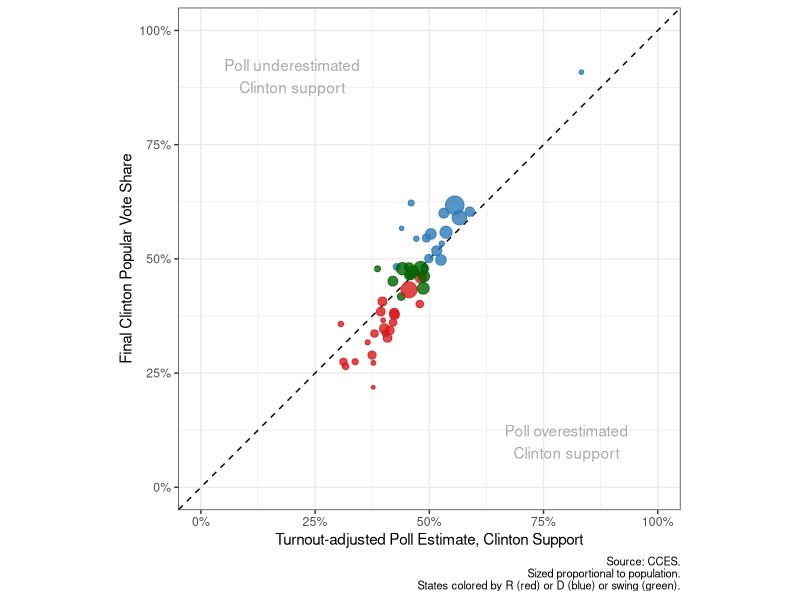
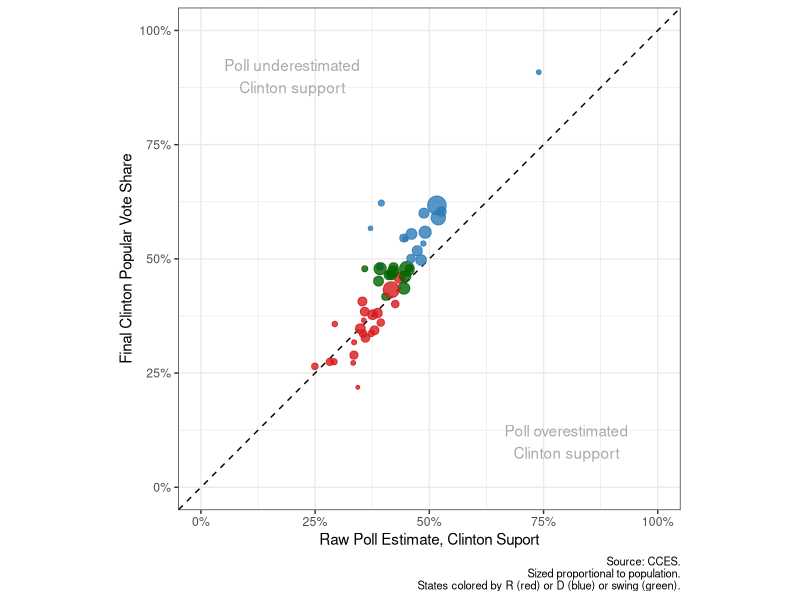
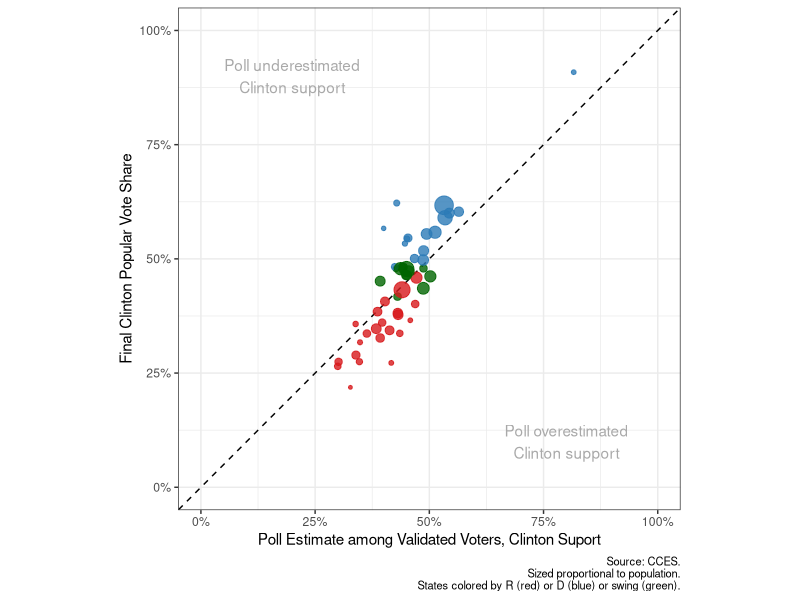
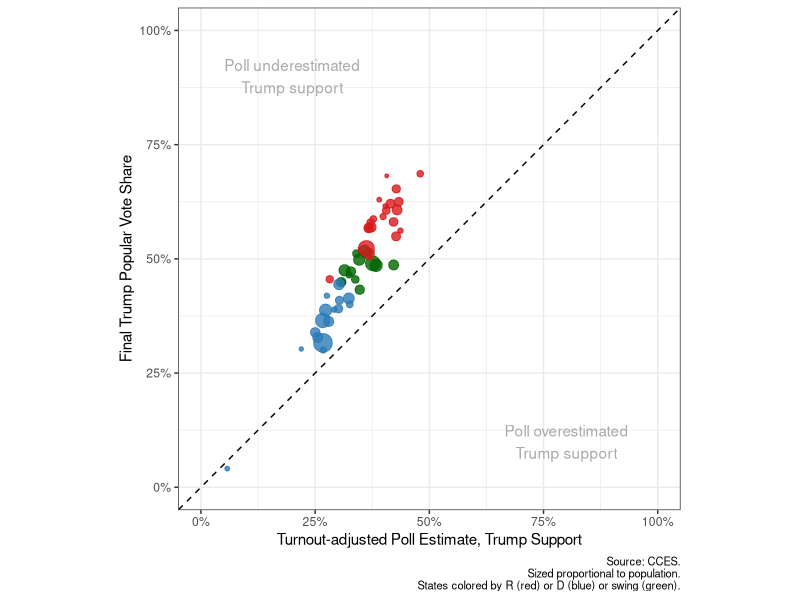
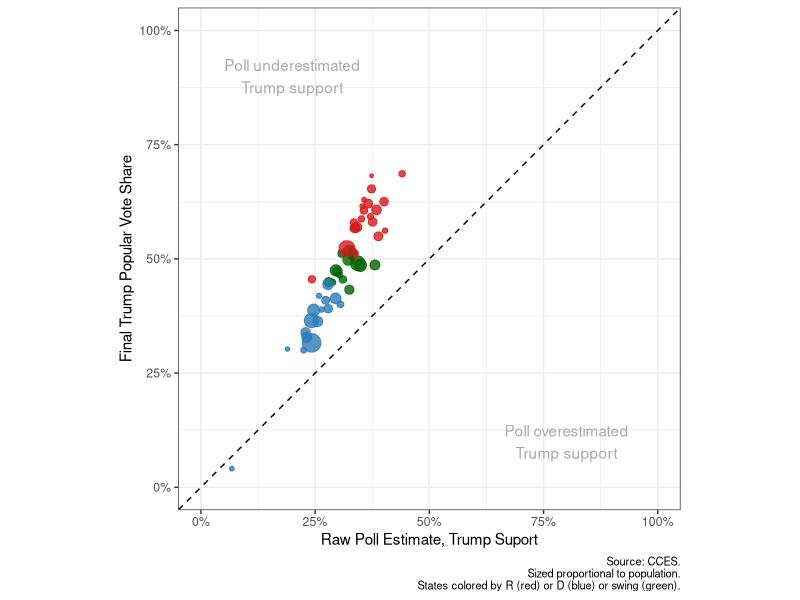
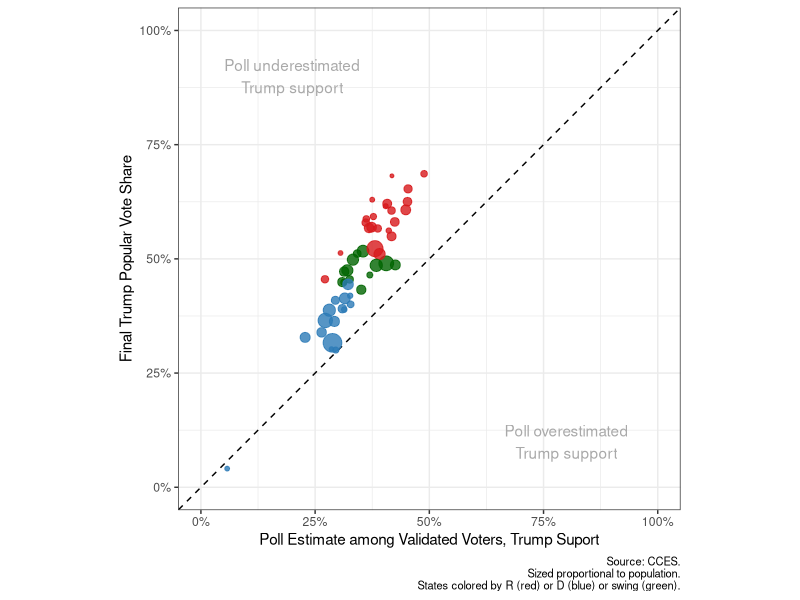

The R script that drew these images, in order:
## ---- chunk 1
knitr::opts_chunk$set(echo = TRUE)
library(readr)
## ---- chunk 2
read_csv("data/output/pres16_state.csv")
## ---- chunk 3
library(ggplot2)
library(ggrepel)
library(scales)
library(readr)

df <- read_csv("data/output/pres16_state.csv")

colorvec <- c("R" =  '#d7191c', "swing" = 'darkgreen', "D" = '#2c7bb6')

gg0 <- ggplot(df, aes(x = cces_pct_hrc_voters, y = pct_hrc_voters, color = color, size = vap)) +
  geom_abline(slope = 1, intercept = 0, linetype = "dashed") +
  scale_x_continuous(limits = c(0, 1), label = percent) +
  scale_y_continuous(limits = c(0, 1), label = percent) +
  scale_color_manual(values = colorvec) +
  guides(size = FALSE, color = FALSE) +
  coord_equal() +
  theme_bw() +
  geom_point(alpha = 0.8) +
  theme(plot.caption = element_text(size = 8)) +
  labs(caption = "Source: CCES.\nSized proportional to population.\n States colored by R (red) or D (blue) or swing (green).")


gg_hrc <- gg0 +
  annotate("text", x = 0.8, y = 0.1, label = "Poll overestimated\nClinton support", color = "darkgray") +
  annotate("text", x = 0.2, y = 0.9, label = "Poll underestimated\nClinton support", color = "darkgray") +
  labs(y = "Final Clinton Popular Vote Share")
gg_djt <- gg0 + aes(y = pct_djt_voters) +
  annotate("text", x = 0.8, y = 0.1, label = "Poll overestimated\nTrump support", color = "darkgray") +
  annotate("text", x = 0.2, y = 0.9, label = "Poll underestimated\nTrump support", color = "darkgray") +
  labs(y = "Final Trump Popular Vote Share")

## ---- chunk 4
gg_hrc + aes(x = cces_pct_hrc_voters) +
  xlab("Turnout-adjusted Poll Estimate, Clinton Support")
## ---- chunk 5
gg_hrc + aes(x = cces_pct_hrc_raw) +
  xlab("Raw Poll Estimate, Clinton Suport")
## ---- chunk 6
gg_hrc + aes(x = cces_pct_hrc_vv) +
  xlab("Poll Estimate among Validated Voters, Clinton Suport")
## ---- chunk 7
gg_djt + aes(x = cces_pct_djt_voters) +
  xlab("Turnout-adjusted Poll Estimate, Trump Support")
## ---- chunk 8
gg_djt + aes(x = cces_pct_djt_raw) +
  xlab("Raw Poll Estimate, Trump Suport")

## ---- chunk 9
gg_djt + aes(x = cces_pct_djt_vv) +
  xlab("Poll Estimate among Validated Voters, Trump Suport")
